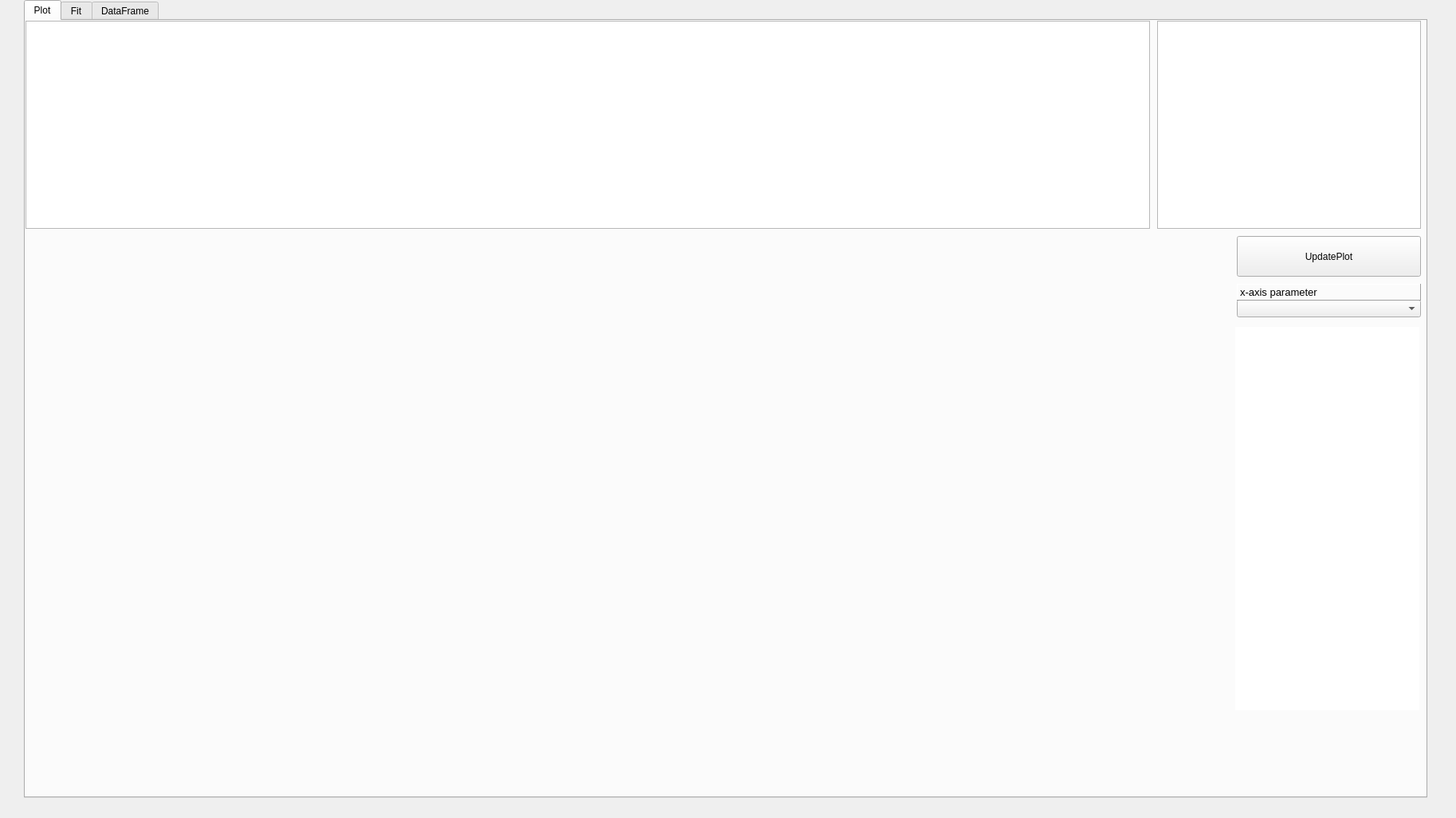
<?xml version="1.0" encoding="UTF-8"?>
<ui version="4.0">
 <class>window</class>
 <widget class="QWidget" name="window">
  <property name="geometry">
   <rect>
    <x>0</x>
    <y>0</y>
    <width>1827</width>
    <height>1026</height>
   </rect>
  </property>
  <property name="windowTitle">
   <string>Form</string>
  </property>
  <widget class="QTabWidget" name="parameter_tab">
   <property name="geometry">
    <rect>
     <x>30</x>
     <y>0</y>
     <width>1761</width>
     <height>1001</height>
    </rect>
   </property>
   <property name="currentIndex">
    <number>0</number>
   </property>
   <widget class="QWidget" name="plot_tab">
    <attribute name="title">
     <string>Plot</string>
    </attribute>
    <widget class="QListWidget" name="observation_widget">
     <property name="geometry">
      <rect>
       <x>1420</x>
       <y>0</y>
       <width>331</width>
       <height>261</height>
      </rect>
     </property>
     <property name="selectionMode">
      <enum>QAbstractItemView::ExtendedSelection</enum>
     </property>
    </widget>
    <widget class="QTableWidgetEnhancedDrop" name="parameter_table">
     <property name="geometry">
      <rect>
       <x>0</x>
       <y>0</y>
       <width>1411</width>
       <height>261</height>
      </rect>
     </property>
     <property name="selectionMode">
      <enum>QAbstractItemView::MultiSelection</enum>
     </property>
    </widget>
    <widget class="QWidget" name="gridLayoutWidget">
     <property name="geometry">
      <rect>
       <x>0</x>
       <y>270</y>
       <width>1511</width>
       <height>631</height>
      </rect>
     </property>
     <layout class="QGridLayout" name="plot_layout"/>
    </widget>
    <widget class="QWidget" name="gridLayoutWidget_2">
     <property name="geometry">
      <rect>
       <x>0</x>
       <y>900</y>
       <width>1511</width>
       <height>71</height>
      </rect>
     </property>
     <layout class="QGridLayout" name="toolbar_layout">
      <property name="rightMargin">
       <number>0</number>
      </property>
     </layout>
    </widget>
    <widget class="QPushButton" name="update_plot_button">
     <property name="geometry">
      <rect>
       <x>1520</x>
       <y>270</y>
       <width>231</width>
       <height>51</height>
      </rect>
     </property>
     <property name="text">
      <string>UpdatePlot</string>
     </property>
    </widget>
    <widget class="QComboBox" name="x_axis_parameter_comboBox">
     <property name="geometry">
      <rect>
       <x>1520</x>
       <y>350</y>
       <width>231</width>
       <height>22</height>
      </rect>
     </property>
     <property name="editable">
      <bool>false</bool>
     </property>
     <property name="maxVisibleItems">
      <number>30</number>
     </property>
     <property name="frame">
      <bool>true</bool>
     </property>
    </widget>
    <widget class="QLabel" name="label">
     <property name="geometry">
      <rect>
       <x>1520</x>
       <y>330</y>
       <width>231</width>
       <height>21</height>
      </rect>
     </property>
     <property name="font">
      <font>
       <pointsize>10</pointsize>
      </font>
     </property>
     <property name="frameShape">
      <enum>QFrame::Panel</enum>
     </property>
     <property name="frameShadow">
      <enum>QFrame::Raised</enum>
     </property>
     <property name="text">
      <string>x-axis parameter</string>
     </property>
    </widget>
    <zorder>parameter_table</zorder>
    <zorder>observation_widget</zorder>
    <zorder>gridLayoutWidget</zorder>
    <zorder>gridLayoutWidget_2</zorder>
    <zorder>update_plot_button</zorder>
    <zorder>x_axis_parameter_comboBox</zorder>
    <zorder>label</zorder>
   </widget>
   <widget class="QWidget" name="fit_tab">
    <attribute name="title">
     <string>Fit</string>
    </attribute>
    <widget class="QTableWidgetEnhanced" name="fit_select_table">
     <property name="geometry">
      <rect>
       <x>0</x>
       <y>0</y>
       <width>1081</width>
       <height>261</height>
      </rect>
     </property>
     <property name="selectionMode">
      <enum>QAbstractItemView::MultiSelection</enum>
     </property>
    </widget>
    <widget class="QTableWidgetEnhanced" name="fit_result_table">
     <property name="geometry">
      <rect>
       <x>1090</x>
       <y>0</y>
       <width>661</width>
       <height>261</height>
      </rect>
     </property>
     <property name="selectionMode">
      <enum>QAbstractItemView::MultiSelection</enum>
     </property>
    </widget>
    <widget class="QWidget" name="gridLayoutWidget_3">
     <property name="geometry">
      <rect>
       <x>0</x>
       <y>900</y>
       <width>1511</width>
       <height>71</height>
      </rect>
     </property>
     <layout class="QGridLayout" name="toolbar_fit_layout">
      <property name="rightMargin">
       <number>0</number>
      </property>
     </layout>
    </widget>
    <widget class="QWidget" name="gridLayoutWidget_4">
     <property name="geometry">
      <rect>
       <x>0</x>
       <y>270</y>
       <width>1511</width>
       <height>631</height>
      </rect>
     </property>
     <layout class="QGridLayout" name="plot_fit_layout"/>
    </widget>
    <widget class="QPushButton" name="update_fit_result_button">
     <property name="geometry">
      <rect>
       <x>1520</x>
       <y>270</y>
       <width>231</width>
       <height>111</height>
      </rect>
     </property>
     <property name="text">
      <string>UpdateFit</string>
     </property>
    </widget>
   </widget>
   <widget class="QWidget" name="dataframe_tab">
    <attribute name="title">
     <string>DataFrame</string>
    </attribute>
    <widget class="DataFrameWidget" name="dataframe">
     <property name="geometry">
      <rect>
       <x>-5</x>
       <y>1</y>
       <width>1761</width>
       <height>981</height>
      </rect>
     </property>
    </widget>
   </widget>
  </widget>
  <widget class="QPlainTextEdit" name="info">
   <property name="geometry">
    <rect>
     <x>1550</x>
     <y>410</y>
     <width>231</width>
     <height>481</height>
    </rect>
   </property>
   <property name="acceptDrops">
    <bool>false</bool>
   </property>
   <property name="frameShape">
    <enum>QFrame::NoFrame</enum>
   </property>
   <property name="readOnly">
    <bool>true</bool>
   </property>
   <property name="backgroundVisible">
    <bool>false</bool>
   </property>
  </widget>
  <widget class="QPushButton" name="open_code_button">
   <property name="geometry">
    <rect>
     <x>1550</x>
     <y>902</y>
     <width>231</width>
     <height>41</height>
    </rect>
   </property>
   <property name="text">
    <string>Measurement Code</string>
   </property>
  </widget>
  <widget class="QPushButton" name="open_explorer_button">
   <property name="geometry">
    <rect>
     <x>1550</x>
     <y>950</y>
     <width>231</width>
     <height>41</height>
    </rect>
   </property>
   <property name="text">
    <string>Open Explorer Window</string>
   </property>
  </widget>
  <zorder>open_explorer_button</zorder>
  <zorder>open_code_button</zorder>
  <zorder>parameter_tab</zorder>
  <zorder>info</zorder>
 </widget>
 <customwidgets>
  <customwidget>
   <class>QTableWidgetEnhanced</class>
   <extends>QTableWidget</extends>
   <header>qutip_enhanced/qtgui/custom_widgets.h</header>
  </customwidget>
  <customwidget>
   <class>QTableWidgetEnhancedDrop</class>
   <extends>QTableWidget</extends>
   <header>qutip_enhanced/qtgui/custom_widgets.h</header>
  </customwidget>
  <customwidget>
   <class>DataFrameWidget</class>
   <extends>QTableView</extends>
   <header>qutip_enhanced/qtgui/custom_widgets.h</header>
  </customwidget>
 </customwidgets>
 <resources/>
 <connections/>
</ui>
